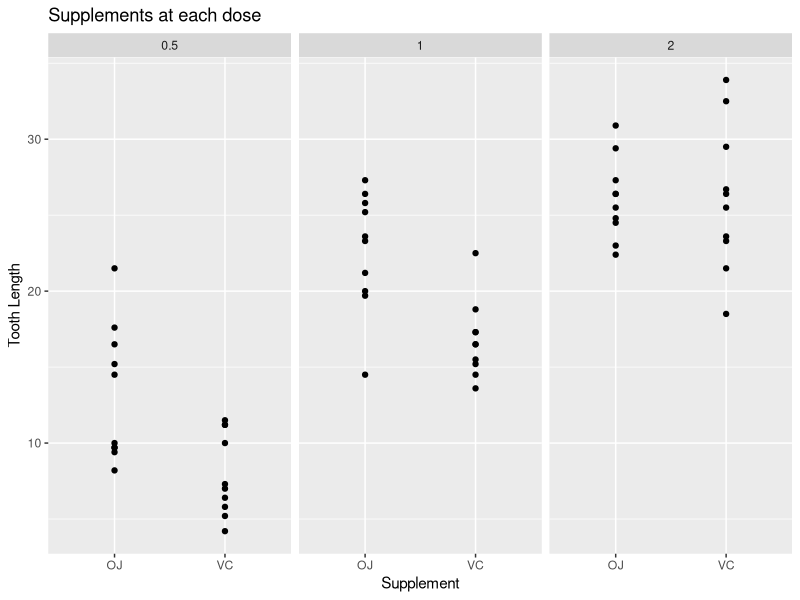

The R source for this figure:
## ---- chunk 1
library('dplyr')
library('ggplot2')
## ---- chunk 2
data('ToothGrowth')
tooth_growth <- tbl_df(ToothGrowth)
tooth_growth
## ---- chunk 3
oj <- tooth_growth %>% filter(tooth_growth$supp == 'OJ')
summary(oj$len)
vc <- tooth_growth %>% filter(tooth_growth$supp == 'VC')
summary(vc$len)
## ---- chunk 4
oj_dose_lens <- tooth_growth %>% filter(tooth_growth$supp == 'OJ') %>%
        group_by(dose) %>%
        summarise(oj_mean_len = mean(len))
oj_dose_lens
## ---- chunk 5
vc_dose_lens <- tooth_growth %>% filter(tooth_growth$supp == 'VC') %>%
        group_by(dose) %>%
        summarise(vc_mean_len = mean(len))
vc_dose_lens
## ---- chunk 6
plot <- ggplot(tooth_growth, aes(supp, len))+geom_point()
plot + facet_grid(.~dose)+
        labs(title='Supplements at each dose', y='Tooth Length',x='Supplement')
## ---- chunk 7
t.test(oj$len, vc$len, paired = FALSE, var.equal = FALSE)
## ---- chunk 8
oj_2 <- filter(tooth_growth, dose == 2.0)
oj_2 <- filter(oj_2, supp == "OJ")
vc_2 <- filter(tooth_growth, dose == 2.0)
vc_2 <- filter(vc_2, supp == "VC")
## ---- chunk 9
t.test(oj_2$len, vc_2$len, paired = FALSE, var.equal = FALSE)
